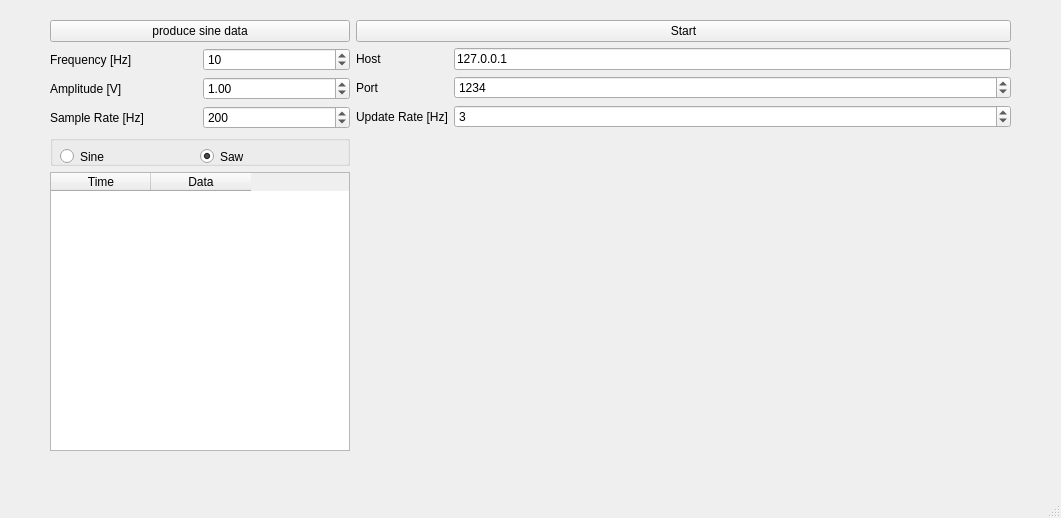
<?xml version="1.0" encoding="UTF-8"?>
<ui version="4.0">
 <class>MainWindow</class>
 <widget class="QMainWindow" name="MainWindow">
  <property name="geometry">
   <rect>
    <x>0</x>
    <y>0</y>
    <width>1061</width>
    <height>518</height>
   </rect>
  </property>
  <property name="windowTitle">
   <string>Data Server</string>
  </property>
  <widget class="QWidget" name="centralwidget">
   <widget class="QWidget" name="gridLayoutWidget">
    <property name="geometry">
     <rect>
      <x>50</x>
      <y>20</y>
      <width>961</width>
      <height>431</height>
     </rect>
    </property>
    <layout class="QGridLayout" name="main_layout">
     <item row="0" column="0">
      <widget class="QPushButton" name="produceSineDataButton">
       <property name="text">
        <string>produce sine data</string>
       </property>
      </widget>
     </item>
     <item row="5" column="0">
      <widget class="QTableWidget" name="m_dataOutputTable">
       <property name="maximumSize">
        <size>
         <width>300</width>
         <height>16777215</height>
        </size>
       </property>
       <property name="columnCount">
        <number>2</number>
       </property>
       <column>
        <property name="text">
         <string>Time</string>
        </property>
       </column>
       <column>
        <property name="text">
         <string>Data</string>
        </property>
       </column>
      </widget>
     </item>
     <item row="0" column="1">
      <widget class="QPushButton" name="startButton">
       <property name="text">
        <string>Start</string>
       </property>
      </widget>
     </item>
     <item row="2" column="1">
      <layout class="QGridLayout" name="gridLayout_3">
       <item row="1" column="1">
        <widget class="QSpinBox" name="port_input">
         <property name="maximum">
          <number>9999</number>
         </property>
         <property name="value">
          <number>1234</number>
         </property>
        </widget>
       </item>
       <item row="0" column="1">
        <widget class="QLineEdit" name="host_input">
         <property name="text">
          <string>127.0.0.1</string>
         </property>
         <property name="readOnly">
          <bool>true</bool>
         </property>
        </widget>
       </item>
       <item row="0" column="0">
        <widget class="QLabel" name="label_4">
         <property name="text">
          <string>Host</string>
         </property>
        </widget>
       </item>
       <item row="2" column="0">
        <widget class="QLabel" name="label_6">
         <property name="text">
          <string>Update Rate [Hz]</string>
         </property>
        </widget>
       </item>
       <item row="1" column="0">
        <widget class="QLabel" name="label_5">
         <property name="text">
          <string>Port</string>
         </property>
        </widget>
       </item>
       <item row="2" column="1">
        <widget class="QSpinBox" name="update_rate_input">
         <property name="value">
          <number>3</number>
         </property>
        </widget>
       </item>
      </layout>
     </item>
     <item row="2" column="0">
      <layout class="QGridLayout" name="gridLayout_2">
       <item row="2" column="0">
        <widget class="QLabel" name="label_3">
         <property name="text">
          <string>Sample Rate [Hz]</string>
         </property>
        </widget>
       </item>
       <item row="1" column="0">
        <widget class="QLabel" name="label_2">
         <property name="text">
          <string>Amplitude [V]</string>
         </property>
        </widget>
       </item>
       <item row="0" column="0">
        <widget class="QLabel" name="label">
         <property name="text">
          <string>Frequency [Hz]</string>
         </property>
        </widget>
       </item>
       <item row="2" column="1">
        <widget class="QSpinBox" name="sample_rate_input">
         <property name="maximum">
          <number>9999</number>
         </property>
         <property name="value">
          <number>200</number>
         </property>
        </widget>
       </item>
       <item row="1" column="1">
        <widget class="QDoubleSpinBox" name="amplitude_input">
         <property name="value">
          <double>1.000000000000000</double>
         </property>
        </widget>
       </item>
       <item row="0" column="1">
        <widget class="QSpinBox" name="frequency_input">
         <property name="maximum">
          <number>4999</number>
         </property>
         <property name="value">
          <number>10</number>
         </property>
        </widget>
       </item>
      </layout>
     </item>
     <item row="3" column="0">
      <widget class="QGroupBox" name="signalBox">
       <property name="title">
        <string/>
       </property>
       <widget class="QRadioButton" name="sineButton">
        <property name="geometry">
         <rect>
          <x>10</x>
          <y>10</y>
          <width>300</width>
          <height>23</height>
         </rect>
        </property>
        <property name="text">
         <string>Sine</string>
        </property>
        <property name="checked">
         <bool>false</bool>
        </property>
       </widget>
       <widget class="QRadioButton" name="sawButton">
        <property name="geometry">
         <rect>
          <x>150</x>
          <y>10</y>
          <width>112</width>
          <height>23</height>
         </rect>
        </property>
        <property name="text">
         <string>Saw</string>
        </property>
        <property name="checked">
         <bool>true</bool>
        </property>
       </widget>
      </widget>
     </item>
    </layout>
   </widget>
  </widget>
  <widget class="QMenuBar" name="menubar">
   <property name="geometry">
    <rect>
     <x>0</x>
     <y>0</y>
     <width>1061</width>
     <height>22</height>
    </rect>
   </property>
  </widget>
  <widget class="QStatusBar" name="statusbar"/>
 </widget>
 <resources/>
 <connections/>
</ui>
